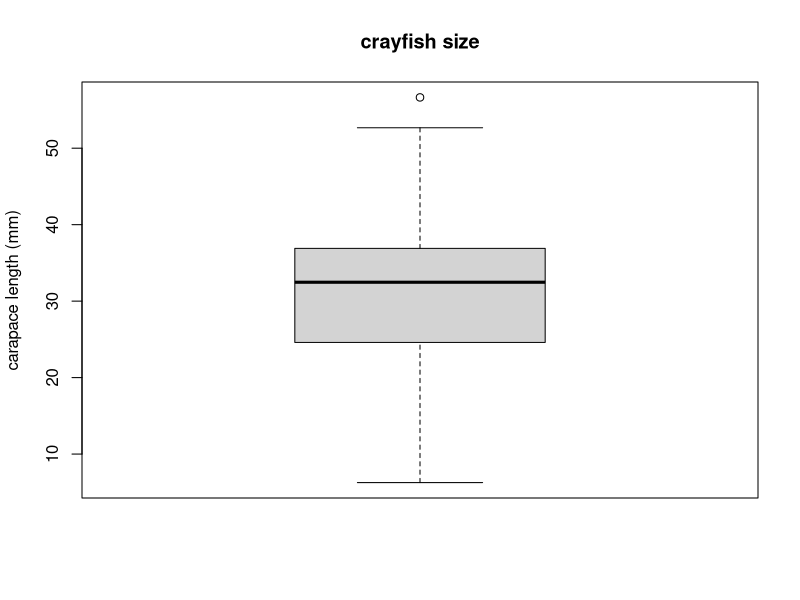
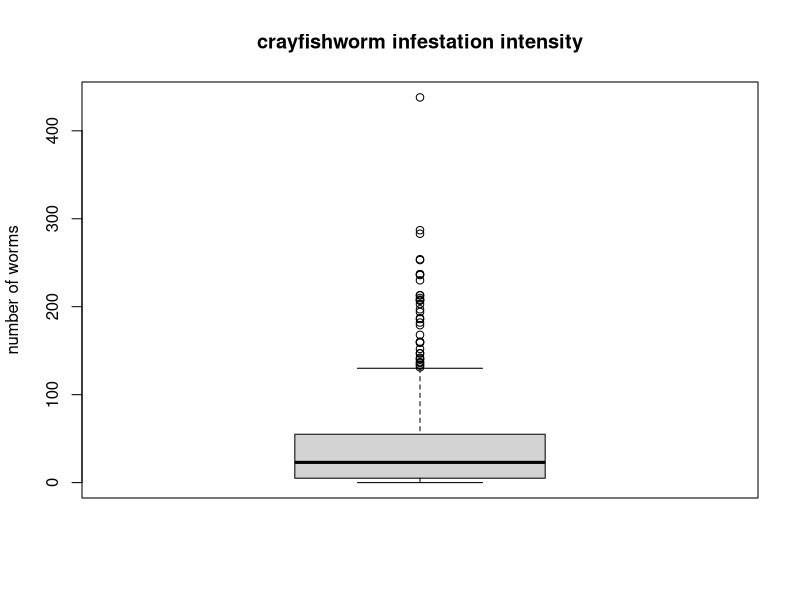
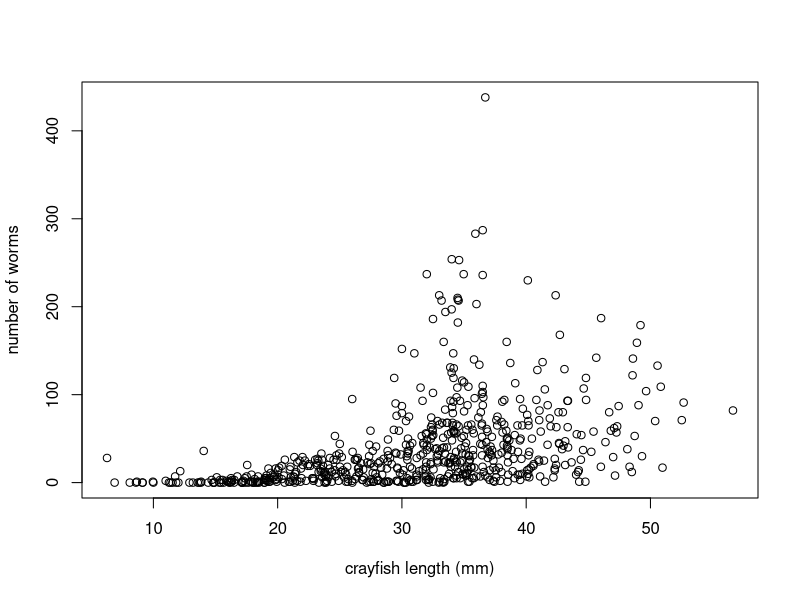
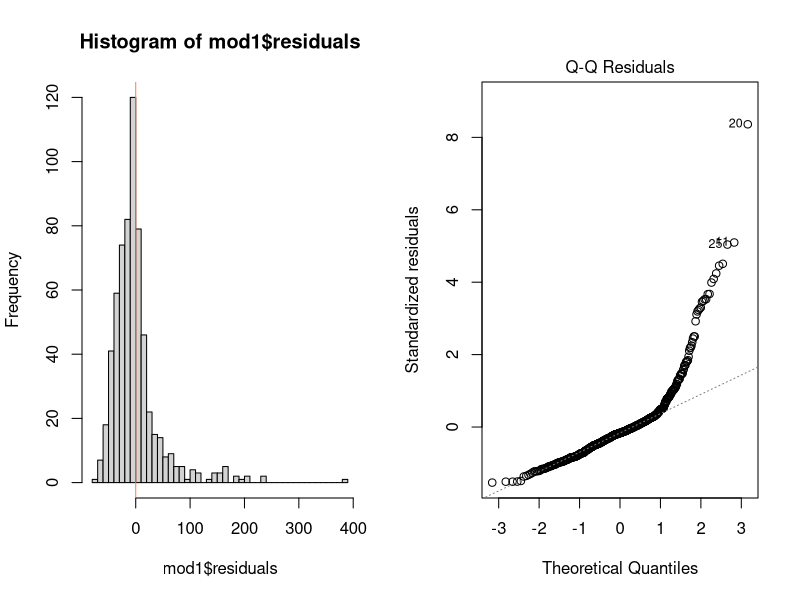
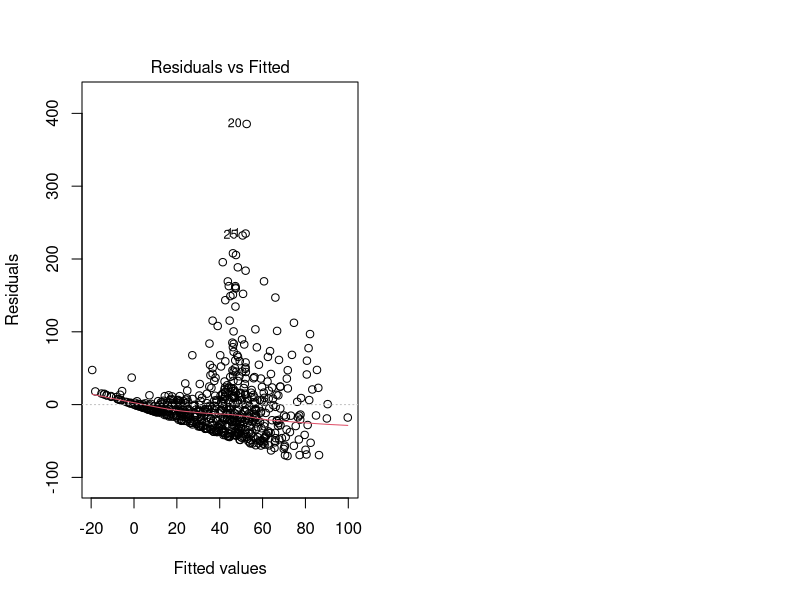
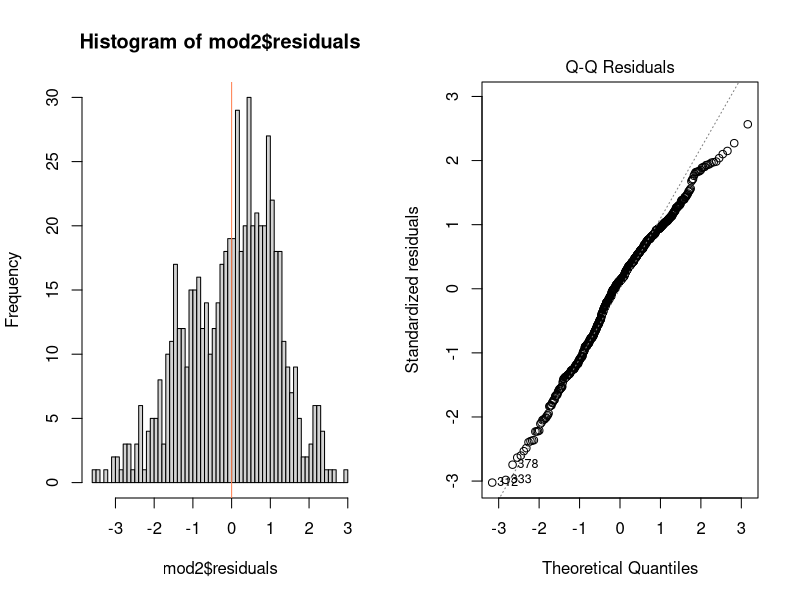
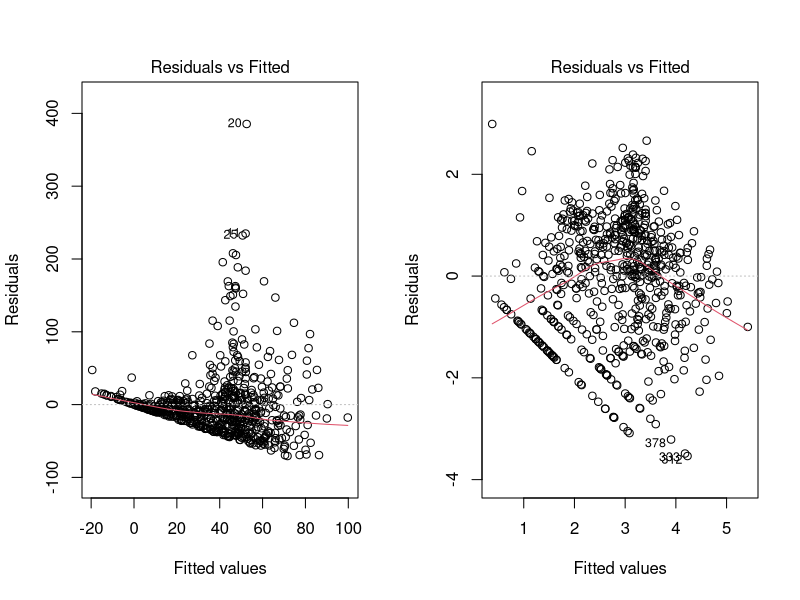
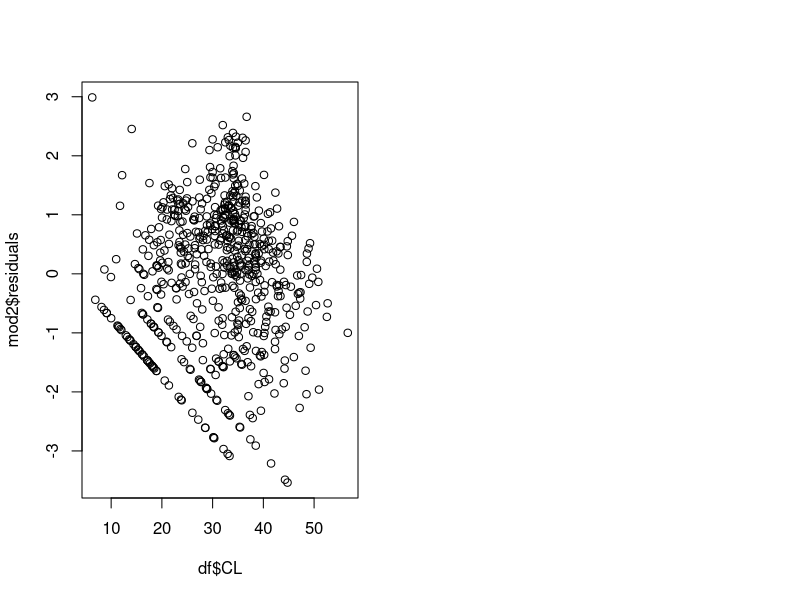

These figures' R source, in order:
## ---- chunk 1
df <- read.csv(file = "cray_worm_NewRiver.csv")
## ---- chunk 2
df$worms <- rowSums(df[,14:23])
## ---- chunk 3
boxplot(df$CL, 
        main = "crayfish size", ylab = "carapace length (mm)")
## ---- chunk 4
boxplot(df$worms,
        main = "crayfishworm infestation intensity", ylab = "number of worms")
## ---- chunk 5
plot(worms ~ CL, data = df,
     xlab = "crayfish length (mm)", 
     ylab = "number of worms")
## ---- chunk 6
mod1 <- lm(worms ~ CL, data = df)
## ---- chunk 7
par(mfrow = c(1,2))
hist(mod1$residuals, breaks = 50)
  abline(v=0, col = "coral")
## ---- chunk 8
plot(mod1, which = 2) #should just be a line 
## ---- chunk 9
shapiro.test(mod1$residuals) 
## ---- chunk 10
plot(mod1, which = 1) #which = 1 defines which built in plot to use
## ---- chunk 11
df$log_worms <- log(1 + df$worms)
## ---- chunk 12
mod2 <- lm(log_worms ~ CL, data = df)
## ---- chunk 13
par(mfrow = c(1,2))
hist(mod2$residuals, breaks = 50)
  abline(v=0, col = "coral")
plot(mod2, which = 2)
shapiro.test(mod2$residuals)
## ---- chunk 14
par(mfrow = c(1,2))
  plot(mod1, which = 1)
  plot(mod2, which = 1)
## ---- chunk 15
plot(df$CL, mod2$residuals)
## ---- chunk 16
summary(mod2)
## ---- chunk 17
par(mfrow = c(1,1))
plot(worms ~ CL, data = df, col = "grey75")
abline(mod1, col = "orange", lwd = 2)

fit <- predict(mod2, newdata = data.frame(CL = 10:50))
fit <- exp(fit) -1
lines(x = 10:50, y = fit, lwd = 2, col = "blue")

#Add a legend.

legend("topleft", legend = c("log-transormed","raw counts"),
       lwd = 2, col = c("blue","orange"), bty = "n")
